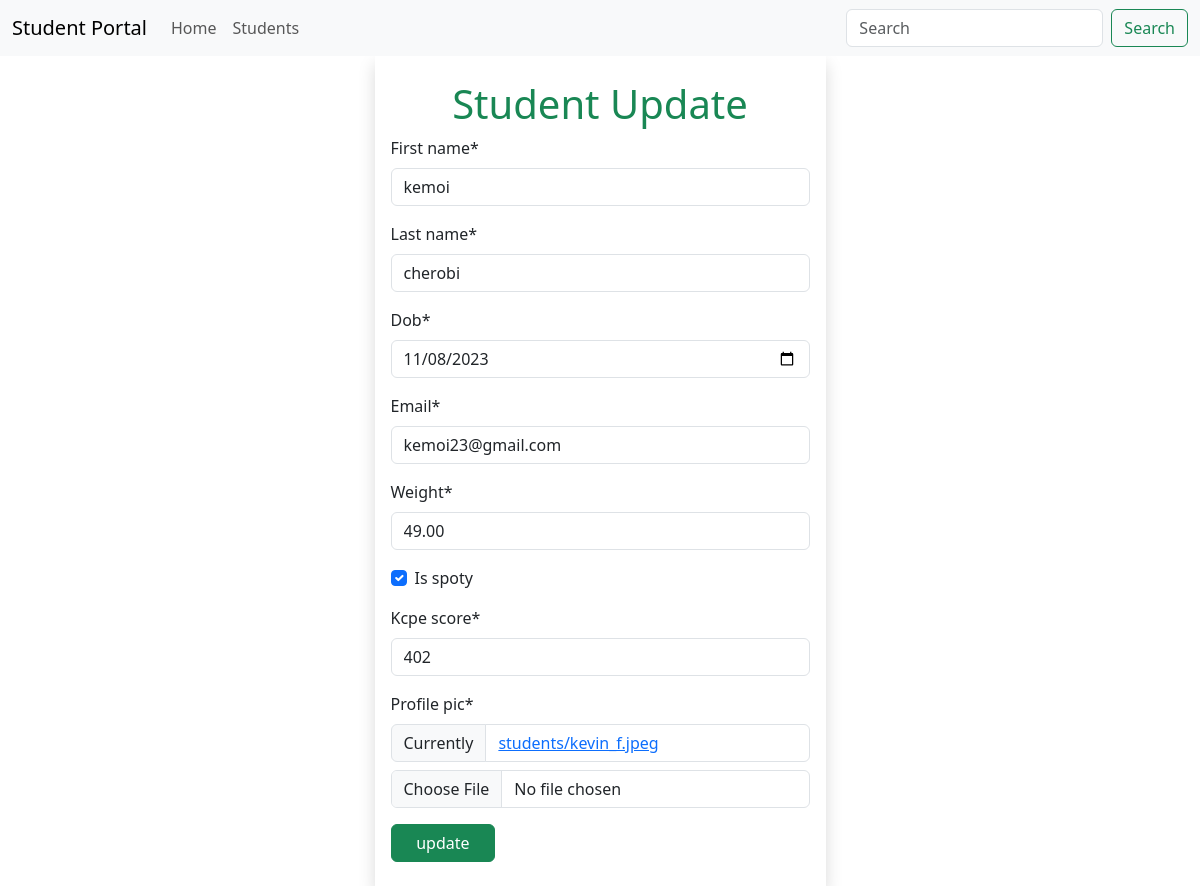
Page /students/update/5 (signed in) on the committed database.
### main_app/models.py (models this page shows, shortened)
class Student(models.Model):
    first_name = models.CharField(max_length=25)
    last_name = models.CharField(max_length=25)
    dob = models.DateTimeField()
    email = models.EmailField(unique=True)
    weight = models.DecimalField(max_digits=5, decimal_places=2)
    is_spoty = models.BooleanField(default=False)
    kcpe_score = models.IntegerField()
    profile_pic = models.ImageField(upload_to=generate_unique_name, null=True, default="students/student.png")
    created_at = models.DateTimeField(auto_now_add=True)
    updated_at = models.DateTimeField(auto_now=True)

### main_app/views.py (the view)
# urls.py: path('students/update/<int:student_id>', views.update_student, name='update'),
@login_required
def update_student(request, student_id):
    student = get_object_or_404(Student, pk=student_id)  # select*FROM students where id=1
    if request.method == 'POST':
        form = StudentForm(request.POST, instance=student)  # it does the comparison and save the file
        if form.is_valid():
            messages.success(request, f'successfully updated {student.first_name}')
            form.save()
        return redirect('details', student_id)
    else:
        form = StudentForm(instance=student)
    return render(request, 'update.html', {'form': form})

### app_forms.py
class StudentForm(forms.ModelForm):
    class Meta:
        model = Student
        fields = "__all__"
        widgets = {
            'dob': forms.DateInput(attrs={'min': '1990-01-01', 'max': '2004-12-12', 'type': 'date'}),
            'kcpe_score': forms.NumberInput(attrs={'max': 500, 'min': 0})
        }

### templates/update.html (shortened to what this page needs)
{% extends 'base.html' %}
{% load crispy_forms_filters %}
{% block content %}
    {% include 'navbar.html' %}
    <div class="container">
        <div class="row justify-content-center ">
            <div class='col-sm-5'>
                <form action="{{ request.path }}" method="POST" class="shadow px-3 py-4" enctype="multipart/form-data">
                    <h1 class="text-center text-capitalize text-success">Student update</h1>
                    {{ form | crispy }}
                    <button class="btn btn-success w-25">update</button>
                </form>
            </div>
        </div>
    </div>
{% endblock %}

### rows in the picture
Student: first_name "kemoi", last_name "cherobi", dob "11/08/2023", email "kemoi23@gmail.com", weight "49.00", is_spoty "☑", kcpe_score "402"
